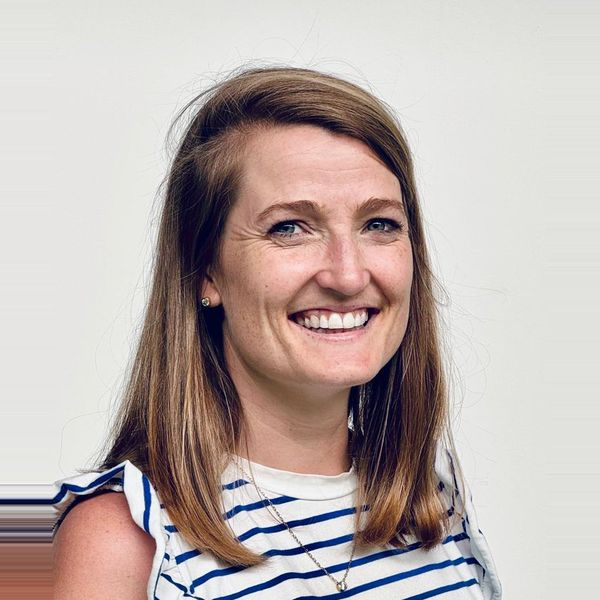
#> input picture images/headshots/alison-young.jpg, 600 x 600 px
$ python -i build_images.py   (imports and definitions only)
#> lines starting #> are read from the running program, lines starting #| are printed output that depends on the picture
#> further down, picture is the input picture: PIL image 600x600 RGB; mean R, G, B 188.6, 176.3, 172.7
#!/usr/bin/env python3
"""
Build web-ready images for the IFC Cape Town Pop-Up 2026 site.

Reads the original photos/logos (which are large, inconsistently named, and in
mixed formats) and writes small, slug-named copies into ./images/.
Originals are never modified.

Re-run this any time a photo or logo is replaced:
    python3 build_images.py
"""

import json
import re
import shutil
import sys
from pathlib import Path

from PIL import Image, ImageOps

ROOT = Path(__file__).parent
HEADSHOT_SRC = ROOT / "Headshots"
# Original logos live here, mirroring Headshots/. They used to sit loose in the
# project root, which made it easy to drop copies into images/sponsors/ by
# mistake and ship them. Sources in, generated files out — never mixed.
LOGO_SRC = ROOT / "source-logos"
OUT = ROOT / "images"
OUT_HEADSHOTS = OUT / "headshots"
OUT_SPONSORS = OUT / "sponsors"
OUT_HERO = OUT / "hero"

HEADSHOT_MAX = 600   # displayed at 120px, so this covers retina with room to spare
LOGO_MAX = 600
MAIN_LOGO_MAX = 800
JPEG_QUALITY = 80

# Original filename -> slug. Explicit rather than derived, because several
# sources are misnamed, duplicated, or extensionless.
HEADSHOTS = {
    "Alison Young Headshot.jpeg": "alison-young",
    "Angela Blackwell.jpeg": "angela-blackwell",          # ignore the "(1)" duplicate
    "Casey Prince Headshot.jpg": "casey-prince",
    "Chantel Cooper Headshot.jpg": "chantel-cooper",
    "Cheryl Manikam Headshot.jpg": "cheryl-manikam",
    "Colleen Francis.jpg": "colleen-francis",
    "Damian Chapman.JPG": "damian-chapman",
    "Delphino Machikicho Headshot.jpg": "delphino-machikicho",
    "Farida Lavangee.jpg": "farida-lavangee",
    "Ian Parsons Headshot.jpg": "ian-parsons",
    "Jenni McLeod.JPG": "jenni-mcleod",
    "Leana de Beer Headshot.png": "leana-de-beer",
    "Malusi Ntoyapi.jpg": "malusi-ntoyapi",
    "Miche Nicholas Headshot.png": "miche-nicholas",
    "Nick Rockey.png": "nick-rockey",                     # 600x600, best of 3 variants
    "Nomsa Muthaphuli.png": "nomsa-muthaphuli",
    "Nondumiso Mabuya.jpg": "nondumiso-mabuya",
    "Olumide Akerewusi Headshot.jpg": "mide-akerewusi",
    "Phano Portrait.jpg": "phano-liphoto",
    "Reanna Rossouw Headshot.JPG": "reana-rossouw",       # brief + LinkedIn both read "Reana"
    "Roland Postma.jpg": "roland-postma",
    "Shona Young Headshot.jpeg": "shona-young",
    "Sophie Olivier Headshot.JPG": "sophie-olivier",
    "Toni Erasmus Headshot.jpg": "toni-erasmus",
}

# Headshot framing is computed per photo by detecting the face (see
# square_crop_on_face). The sources range from tight selfies to full-body shots
# with a guide dog, so a single fixed rule clipped heads on several of them.
#
# How much of the crop height the face should occupy, and where its centre sits
# vertically. Heads belong above the middle, hence 0.42 rather than 0.5.
FACE_FRACTION = 0.38
FACE_CENTRE_Y = 0.42
HEAD_MARGIN = 0.05      # keep at least this much of the crop above the face box

# Only for photos where detection fails or gets it wrong. Fractions of the
# EXIF-corrected original: (left, top, right, bottom).
MANUAL_CROP = {}

SPONSORS = {
    "0924974_0.webp": "resource-alliance",
    "CCA copy.webp": "cca",
    "FBB.webp": "fundraising-beyond-borders",
    "DB.png": "donorbox",
    "DMI.webp": "downes-murray",
    "TPCA.webp": "turning-point",
    "LIFEBrand copy.webp": "lifebrand",
    "Matogen_Digital_Logo.png": "matogen",
    "Weaver logo Dark.png": "weaver-network",
    "HCC Logo Stacked.png": "homecoming-centre",
    # Vector: copied through untouched and used as-is in an <img>, so it stays
    # crisp at any size instead of being rasterised to a fixed width.
    "logo_cooktastic_circle.svg": "cooktastic",
}

# Logos that arrive with dead space around the artwork. Trimming makes them fill
# their cell in the sponsor wall instead of floating tiny in the middle.
#
# Raster: trim fully-transparent margins automatically.
TRIM_TRANSPARENT = {"homecoming-centre"}
# Vector: replace the viewBox to crop. Cooktastic is a circular badge on an
# opaque white circle — invisible on the white sponsor panel — so the visible ink
# filled only 199x285 of its 500x500 canvas (measured). This crops to the ink
# plus a little breathing room, losslessly.
SVG_VIEWBOX = {"cooktastic": "140 97 220 305"}

MAIN_LOGO = "Pop-Up Cape Town logo white no shadow.png"

# Hero background candidates, shot at the 2025 Pop-Up by LIFEbrand. Two widths
# each: phones pull the small one, so nobody downloads 1800px over event wifi.
HEROES = {
    "IFC Pop Up 2025 @LIFEbrand-6.jpg": "theatre-blue",
    "IFC Pop Up 2025 @LIFEbrand-13.jpg": "stage-amber",
    "IFC Pop Up 2025 @LIFEbrand-138.jpg": "audience",
}
HERO_WIDTHS = (900, 1800)
HERO_QUALITY = 72


def fit(img, longest):
    """Downscale so the longest edge is `longest`. Never upscales."""
    if max(img.size) <= longest:
        return img
    ratio = longest / max(img.size)
    size = (max(1, round(img.width * ratio)), max(1, round(img.height * ratio)))
    return img.resize(size, Image.LANCZOS)


def detect_face(img):
    """Largest face as (x, y, w, h) in image pixels, or None.

    OpenCV's frontal-face cascade. Photos here are all posed portraits, which is
    exactly what it is good at.
    """
    try:
        import cv2
        import numpy as np
    except ImportError:
        return None

    cascade = cv2.CascadeClassifier(
        cv2.data.haarcascades + "haarcascade_frontalface_default.xml")
    if cascade.empty():
        return None

    # Detect on a downscaled copy: faster, and less sensitive to sensor noise.
    work = fit(img, 900)
    scale = img.width / work.width
#> scale = 1
    grey = cv2.cvtColor(np.array(work), cv2.COLOR_RGB2GRAY)
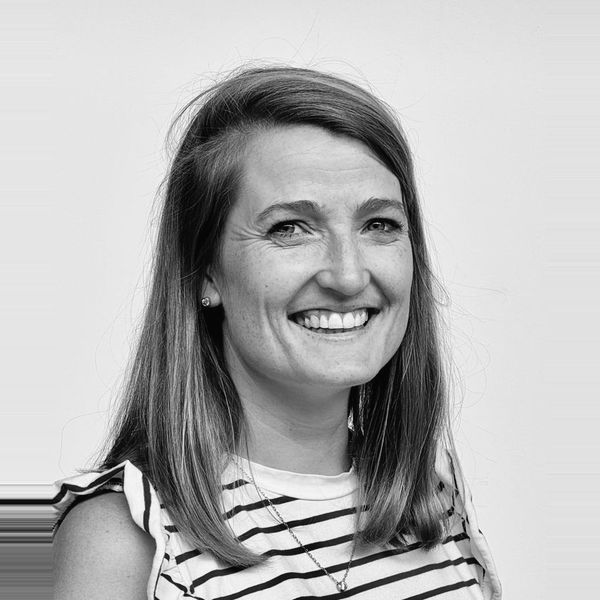
#> grey: shape (600, 600); min 1, max 255, mean 179.5
    grey = cv2.equalizeHist(grey)
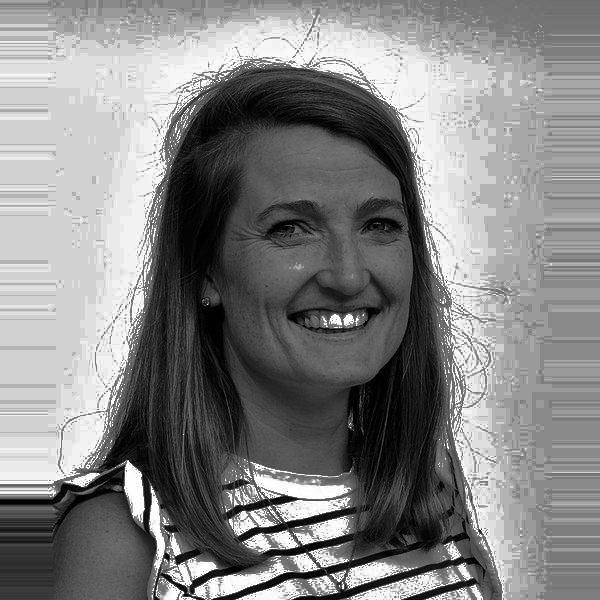
#> grey: shape (600, 600); min 0, max 255, mean 131.7

    faces = cascade.detectMultiScale(
        grey, scaleFactor=1.08, minNeighbors=6,
        minSize=(int(work.width * 0.06), int(work.width * 0.06)))
#> faces = [[214, 133, 236, 236]]
    if len(faces) == 0:
        return None

    x, y, w, h = max(faces, key=lambda f: f[2] * f[3])
#> x = 214; y = 133; w = 236; h = 236
    return (x * scale, y * scale, w * scale, h * scale)


# [225 lines left out: functions extend_edges, square_crop_on_face, build_headshots, build_sponsors, build_heroes, build_main_logo and 1 more, not called in this run]


# [2 lines not run here, left out]

>>> from PIL import Image
>>> picture = Image.open('images/headshots/alison-young.jpg')
>>> result = detect_face(picture)
#> result = (214, 133, 236, 236)

$ run again, on images/headshots/cheryl-manikam.jpg
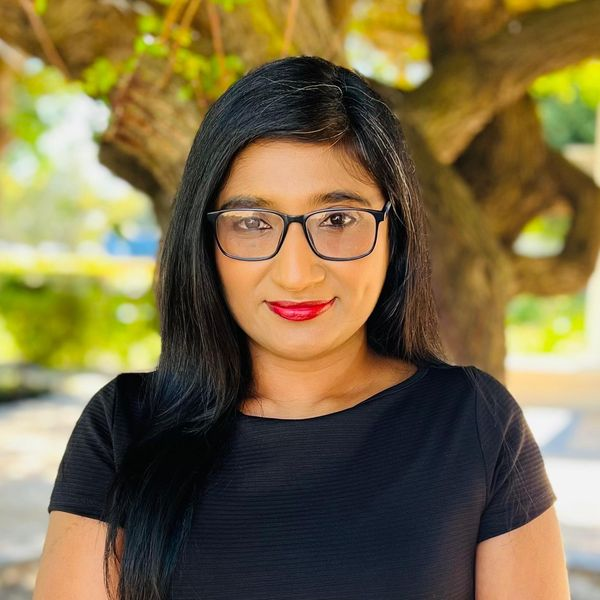
#> input picture images/headshots/cheryl-manikam.jpg, 600 x 600 px
#> picture is the input picture: PIL image 600x600 RGB; mean R, G, B 122.9, 107.3, 69.3
#> in detect_face, `grey = cv2.cvtColor(np.array(work), cv2.COLOR_RGB2GRAY)`:
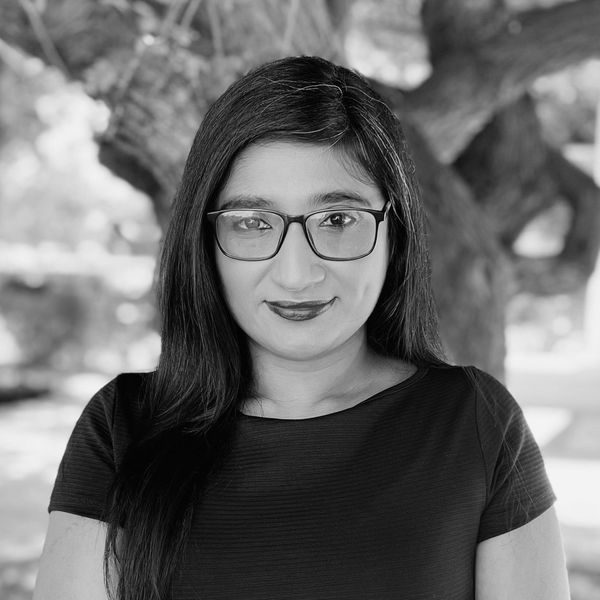
#> grey: shape (600, 600); min 0, max 252, mean 107.6
#> in detect_face, `grey = cv2.equalizeHist(grey)`:
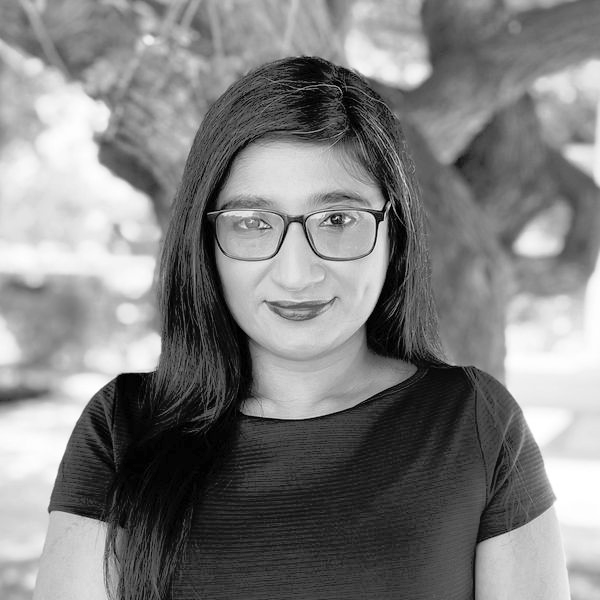
#> grey: shape (600, 600); min 0, max 255, mean 128.1
#> faces = [[191, 141, 223, 223]]
#> x = 191; y = 141; w = 223
#> result = (191, 141, 223, 223)

$ run again, on images/headshots/colleen-francis.jpg
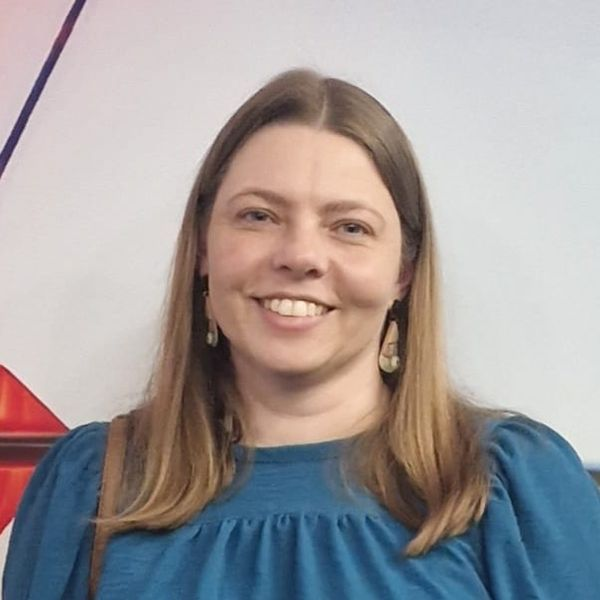
#> input picture images/headshots/colleen-francis.jpg, 600 x 600 px
#> picture is the input picture: PIL image 600x600 RGB; mean R, G, B 161.4, 155.8, 156.2
#> in detect_face, `grey = cv2.cvtColor(np.array(work), cv2.COLOR_RGB2GRAY)`:
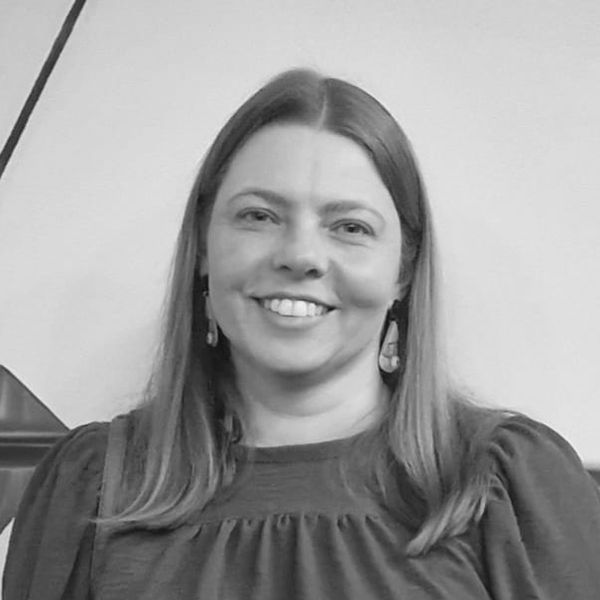
#> grey: shape (600, 600); min 10, max 242, mean 157.5
#> in detect_face, `grey = cv2.equalizeHist(grey)`:
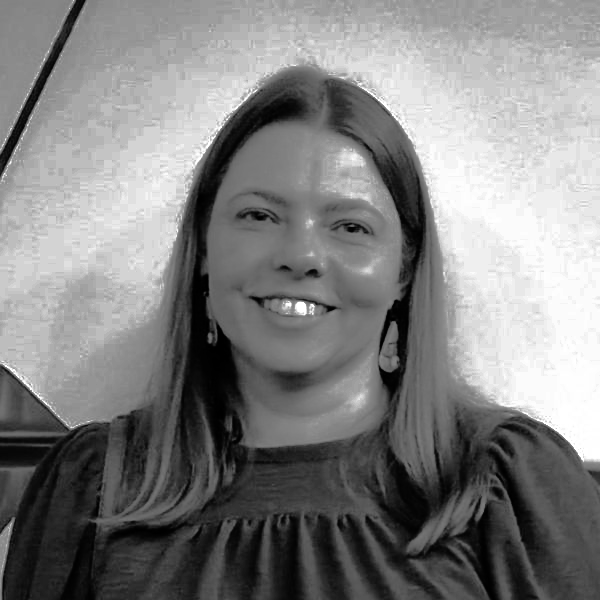
#> grey: shape (600, 600); min 0, max 255, mean 129.2
#> faces = [[190, 132, 226, 226]]
#> x = 190; y = 132; w = 226
#> result = (190, 132, 226, 226)

$ run again, on images/headshots/damian-chapman.jpg
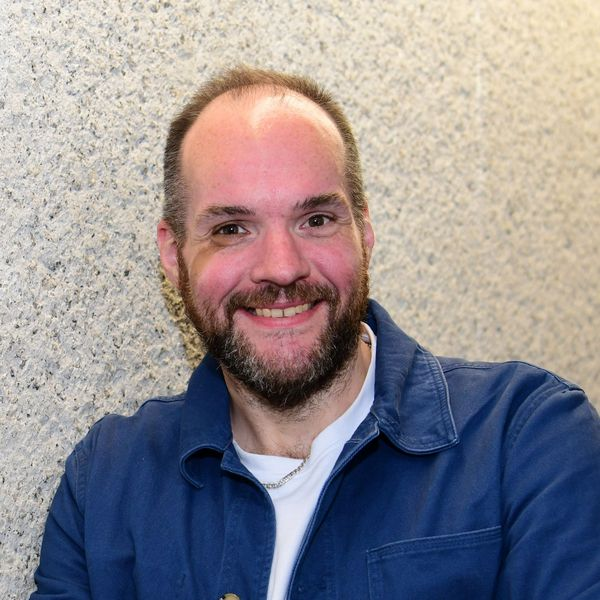
#> input picture images/headshots/damian-chapman.jpg, 600 x 600 px
#> picture is the input picture: PIL image 600x600 RGB; mean R, G, B 145.5, 139.9, 144.5
#> in detect_face, `grey = cv2.cvtColor(np.array(work), cv2.COLOR_RGB2GRAY)`:
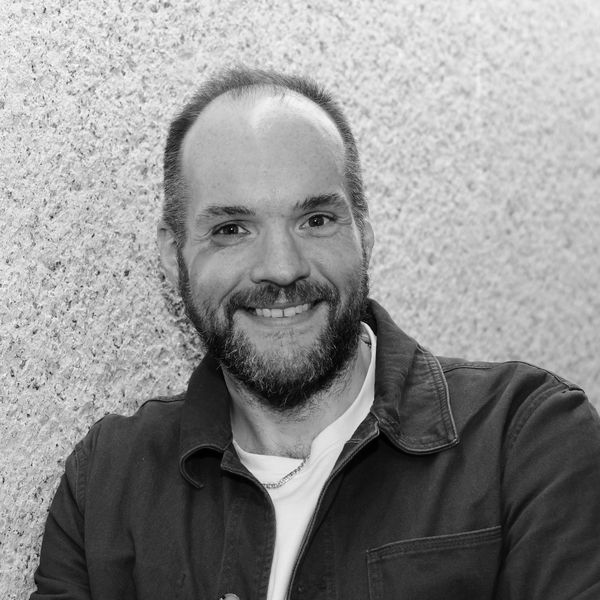
#> grey: shape (600, 600); min 0, max 254, mean 142.1
#> in detect_face, `grey = cv2.equalizeHist(grey)`:
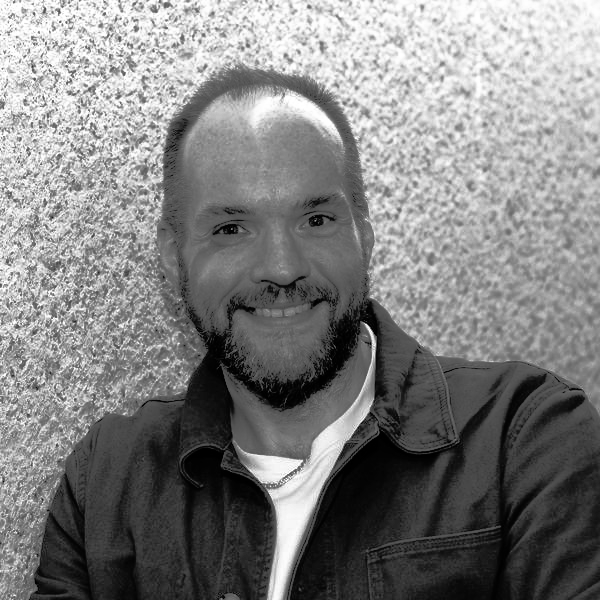
#> grey: shape (600, 600); min 0, max 255, mean 128.3
#> faces = [[162, 137, 227, 227]]
#> x = 162; y = 137; w = 227
#> result = (162, 137, 227, 227)
